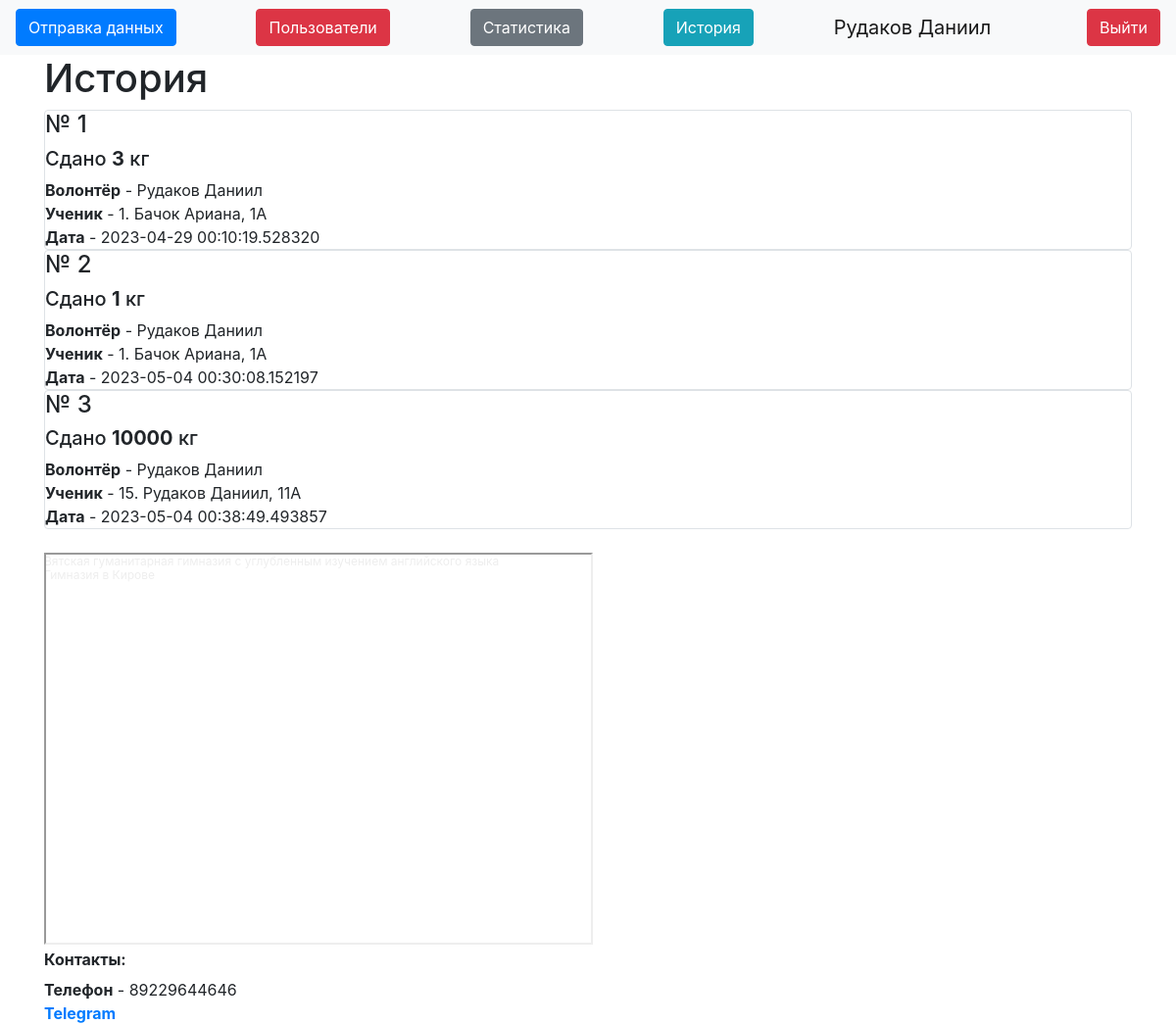
Screenshot of /history (signed in) with the database file from the repository.
### data/users.py (models this page shows, shortened)
class User(SqlAlchemyBase, UserMixin):
    __tablename__ = 'users'
    id = sqlalchemy.Column(sqlalchemy.Integer,
                           primary_key=True, autoincrement=True)
    name = sqlalchemy.Column(sqlalchemy.String, nullable=True)
    about = sqlalchemy.Column(sqlalchemy.String, nullable=True)
    email = sqlalchemy.Column(sqlalchemy.String,
                              index=True, unique=True, nullable=True)
    hashed_password = sqlalchemy.Column(sqlalchemy.String, nullable=True)
    is_admin = sqlalchemy.Column(sqlalchemy.Boolean)
    got = sqlalchemy.Column(sqlalchemy.Integer, default=0)
    got_pupils = sqlalchemy.Column(sqlalchemy.Integer, default=0)
    kilograms = orm.relationship("Kilograms", back_populates='user')

### data/kilograms.py (models this page shows)
class Kilograms(SqlAlchemyBase):
    __tablename__ = 'kilograms'
    id = sqlalchemy.Column(sqlalchemy.Integer,
                           primary_key=True, autoincrement=True)
    value = sqlalchemy.Column(sqlalchemy.Integer)
    created_date = sqlalchemy.Column(sqlalchemy.DateTime,
                                     default=(datetime.datetime.now() + datetime.timedelta(hours=3)))
    user_id = sqlalchemy.Column(sqlalchemy.Integer,
                                sqlalchemy.ForeignKey("users.id"))
    pupil_id = sqlalchemy.Column(sqlalchemy.Integer, sqlalchemy.ForeignKey("Pupils.id"))
    user = orm.relationship('User')
    pupil = orm.relationship("Pupils")

### data/Pupils.py (models this page shows)
class Pupils(SqlAlchemyBase):
    __tablename__ = 'Pupils'
    id = sqlalchemy.Column(sqlalchemy.Integer, autoincrement=True, primary_key=True)
    name = sqlalchemy.Column(sqlalchemy.String)
    value = sqlalchemy.Column(sqlalchemy.Integer, default=0)
    grade = sqlalchemy.Column(sqlalchemy.String)
    kilo = orm.relationship("Kilograms", back_populates="pupil")

### server.py (the view)
@app.route("/history")
def history():
    db_sess = db_session.create_session()
    kilo = db_sess.query(Kilograms)
    return render_template("history.html", kilo=kilo)

### data/db_session.py (called while the page is built)
def create_session() -> Session:
    global __factory
    return __factory()

### server.py (called while the page is built)
@login_manager.user_loader
def load_user(user_id):
    db_sess = db_session.create_session()
    return db_sess.query(User).get(user_id)

### templates/history.html
{% extends "base.html" %}
{% block content %}
{% if current_user.is_authenticated %}
<h1 xmlns="http://www.w3.org/1999/html">История</h1>
{% for item in kilo%}
<div class="col-md6 border rounded">
    <h4>№ {{item.id}}</h4>
    <h5>
        Сдано <b>{{item.value}}</b> кг
    </h5>
    <div>
        <b>Волонтёр</b> - {{item.user.name}}</br>
        <b>Ученик</b> - {{item.pupil.name}}, {{item.pupil.grade}}</br>
        <b>Дата</b> - {{item.created_date}}
    </div>
</div>
{% endfor %}
{% endif %}
{% endblock %}

### templates/base.html (shortened to what this page needs)
<!doctype html>
<html lang="en">
<head>
    <link rel="stylesheet"
          href="https://stackpath.bootstrapcdn.com/bootstrap/4.4.1/css/bootstrap.min.css"
>
</head>
<body>
<header>
    <nav class="navbar navbar-light bg-light">
        {% if current_user.is_authenticated %}
        <a type="button" class="btn btn-primary" href="/">Отправка данных</a>
        {% if current_user.is_admin %}
        <a class="btn btn-danger" href="/users">Пользователи</a>
        <a class="btn btn-secondary" href="/stats">Статистика</a>
        {% endif %}
        <a class="btn btn-info" href="/history">История</a>
        <a class="navbar-brand" href="">{{ current_user.name }}</a>
        <a class="btn btn-danger" href="/logout">Выйти</a>
        {% else %}
        <p>
            <a class="btn btn-success" href="/login">Войти</a>
        </p>
        {% endif %}
    </nav>
</header>
<main role="main" class="container">
    {% block content %}{% endblock %}
    <div style="position:relative;overflow:hidden;"><a href="https://yandex.ru/maps/org/vyatskaya_gumanitarnaya_gimnaziya_s_uglublennym_izucheniyem_angliyskogo_yazyka/242665774091/?utm_medium=mapframe&utm_source=maps" style="color:#eee;font-size:12px;position:absolute;top:0px;">Вятская гуманитарная гимназия с углубленным изучением английского языка</a><a href="https://yandex.ru/maps/46/kirov/category/gymnasium/184106234/?utm_medium=mapframe&utm_source=maps" style="color:#eee;font-size:12px;position:absolute;top:14px;">Гимназия в Кирове</a><iframe src="https://yandex.ru/map-widget/v1/?indoorLevel=1&ll=49.677390%2C58.600535&mode=search&oid=242665774091&ol=biz&z=17.34" width="560" height="400" frameborder="1" allowfullscreen="true" style="position:relative;"></iframe></div>
    <h6><b>Контакты:</b></h6>
    <div>
        <b>Телефон</b> - 89229644646</br>
        <b><a href="https://t.me/mc_Danik">Telegram</a></b>
    </div>
</main>
</body>
</html>

### rows the page displays
User: name "Рудаков Даниил"
Kilograms: id "1", value "3", user.name "Рудаков Даниил", pupil.name "1. Бачок Ариана", pupil.grade "1А", created_date "2023-04-29 00:10:19.528320"
Kilograms: id "2", value "1", user.name "Рудаков Даниил", pupil.name "1. Бачок Ариана", pupil.grade "1А", created_date "2023-05-04 00:30:08.152197"
Kilograms: id "3", value "10000", user.name "Рудаков Даниил", pupil.name "15. Рудаков Даниил", pupil.grade "11А", created_date "2023-05-04 00:38:49.493857"
